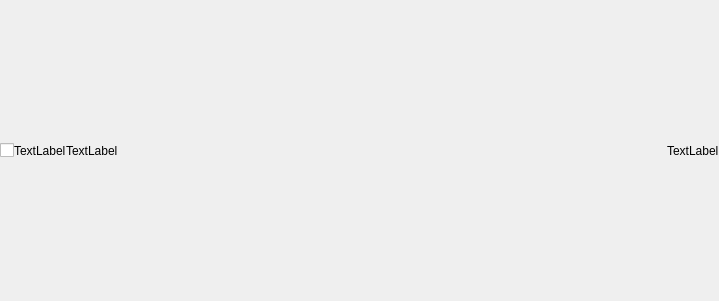
<?xml version="1.0" encoding="UTF-8"?>
<ui version="4.0">
 <class>MailPreview</class>
 <widget class="QWidget" name="MailPreview">
  <property name="geometry">
   <rect>
    <x>0</x>
    <y>0</y>
    <width>719</width>
    <height>301</height>
   </rect>
  </property>
  <property name="windowTitle">
   <string>Form</string>
  </property>
  <layout class="QHBoxLayout" name="horizontalLayout">
   <property name="spacing">
    <number>0</number>
   </property>
   <property name="leftMargin">
    <number>0</number>
   </property>
   <property name="topMargin">
    <number>0</number>
   </property>
   <property name="rightMargin">
    <number>0</number>
   </property>
   <property name="bottomMargin">
    <number>0</number>
   </property>
   <item>
    <widget class="QCheckBox" name="checkBox">
     <property name="minimumSize">
      <size>
       <width>0</width>
       <height>0</height>
      </size>
     </property>
     <property name="text">
      <string/>
     </property>
    </widget>
   </item>
   <item>
    <widget class="QLabel" name="label">
     <property name="text">
      <string>TextLabel</string>
     </property>
    </widget>
   </item>
   <item>
    <widget class="QLabel" name="label_2">
     <property name="text">
      <string>TextLabel</string>
     </property>
    </widget>
   </item>
   <item>
    <spacer name="horizontalSpacer">
     <property name="orientation">
      <enum>Qt::Horizontal</enum>
     </property>
     <property name="sizeHint" stdset="0">
      <size>
       <width>484</width>
       <height>20</height>
      </size>
     </property>
    </spacer>
   </item>
   <item>
    <widget class="QLabel" name="label_3">
     <property name="text">
      <string>TextLabel</string>
     </property>
    </widget>
   </item>
  </layout>
 </widget>
 <resources/>
 <connections/>
</ui>
